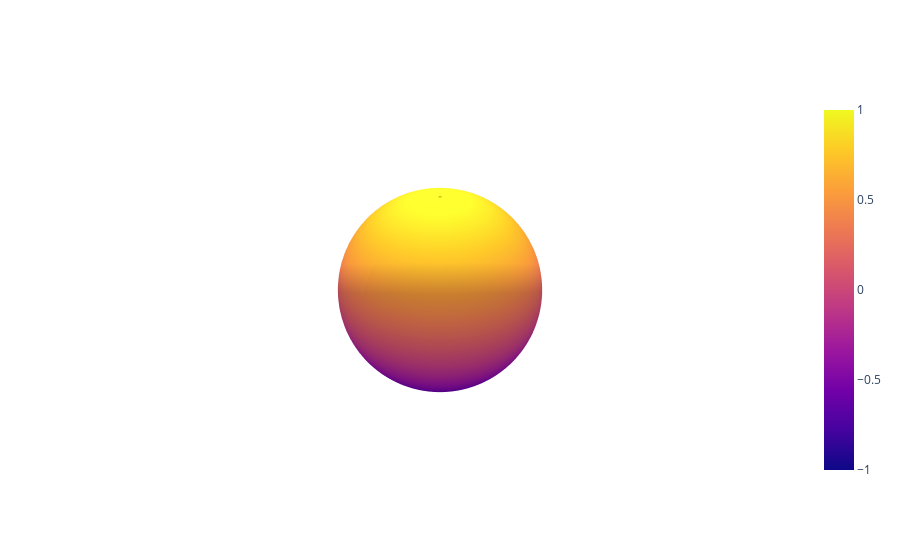

Notebook source saved alongside this figure:
### Markdown cell above
sphère générée sur les autres branches

### Code cell
import plotly.graph_objs as go

# Création des coordonnées pour la sphère
theta = np.linspace(0, 2*np.pi, 100)
phi = np.linspace(0, np.pi, 100)
theta, phi = np.meshgrid(theta, phi)
r = 1  
x = r * np.sin(phi) * np.cos(theta)
y = r * np.sin(phi) * np.sin(theta)
z = r * np.cos(phi)

# Créer la figure avec Plotly
sphere = go.Surface(x=x, y=y, z=z)
fig = go.Figure(data=[sphere])

# Mise à jour de la mise en page pour une meilleure visualisation
fig.update_layout(
    scene=dict(
        xaxis=dict(visible=False),
        yaxis=dict(visible=False),
        zaxis=dict(visible=False),
    )
)

# Affichage de la figure
fig.show()

### Figure 1 — Plotly figure (JSON) as saved in the notebook; plotly's stock layout.template omitted (floating-point values rounded to 4 significant figures; data arrays with more than 128 entries replaced by an {"elided": "..."} marker saying what was removed)
{"data": [{"type": "surface", "x": {"elided": "100x100 float values"}, "y": {"elided": "100x100 float values"}, "z": {"elided": "100x100 float values"}}], "layout": {"scene": {"xaxis": {"visible": false}, "yaxis": {"visible": false}, "zaxis": {"visible": false}}}}
